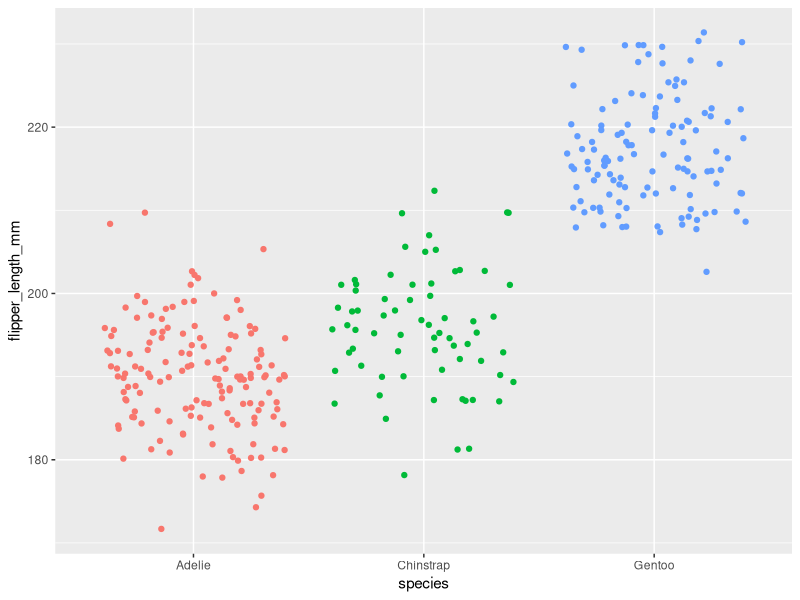
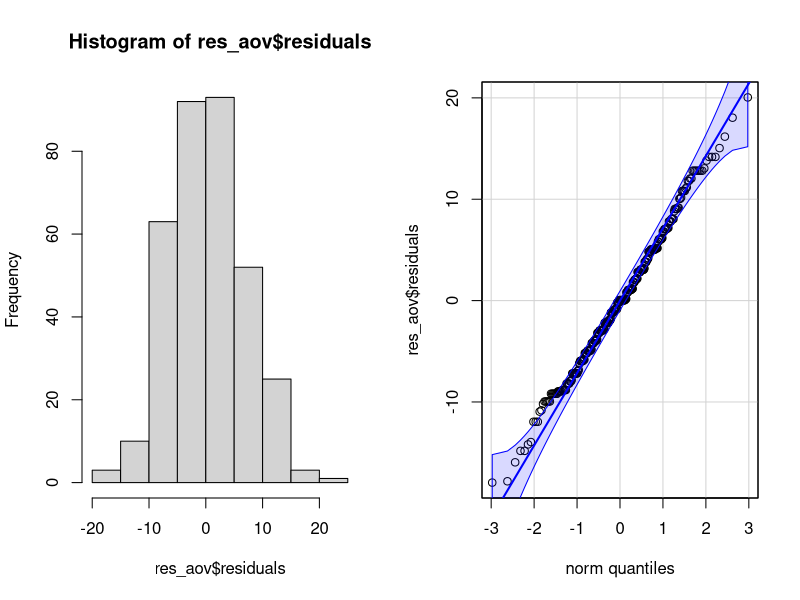
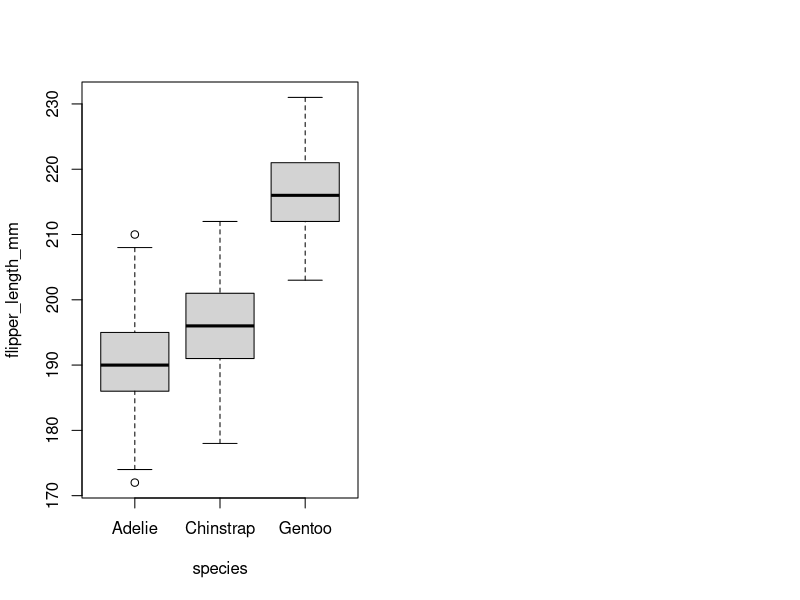
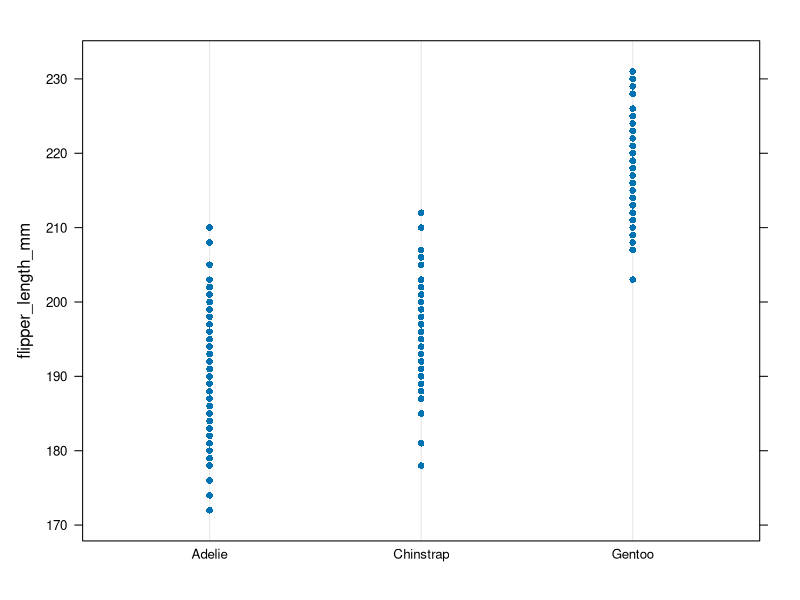
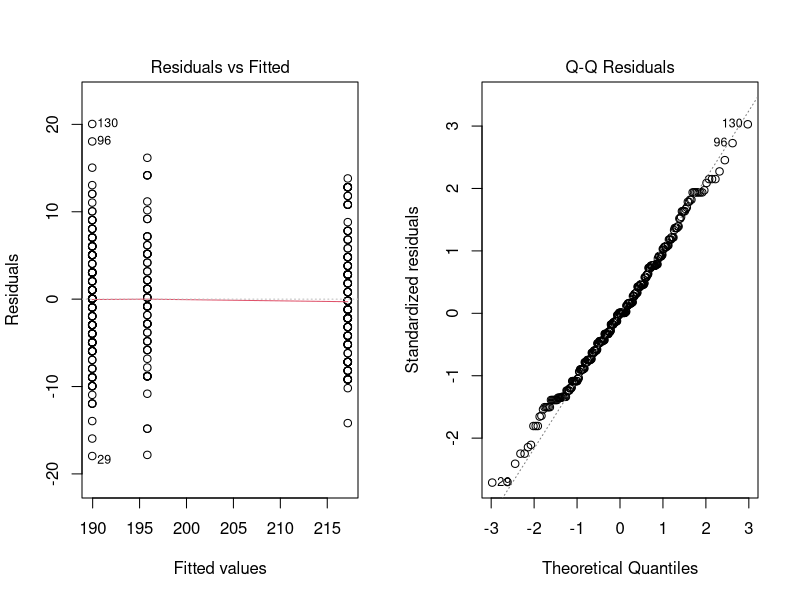
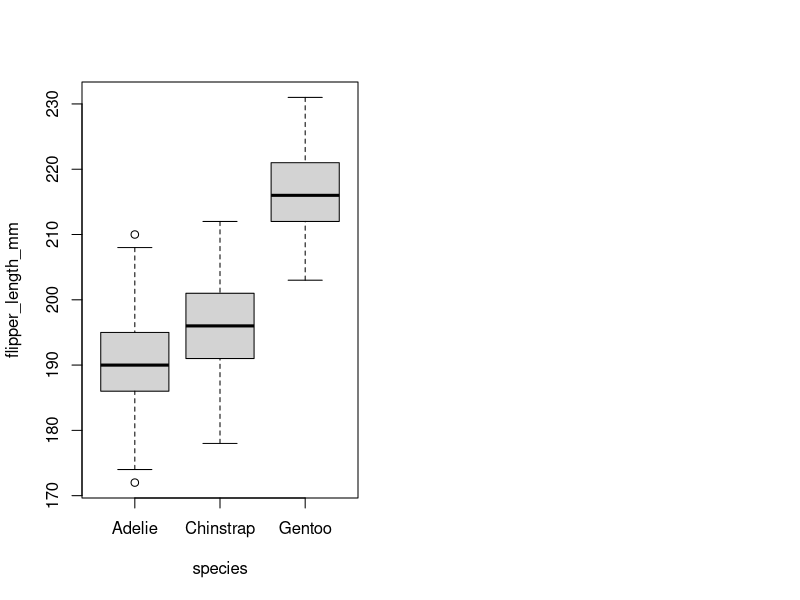
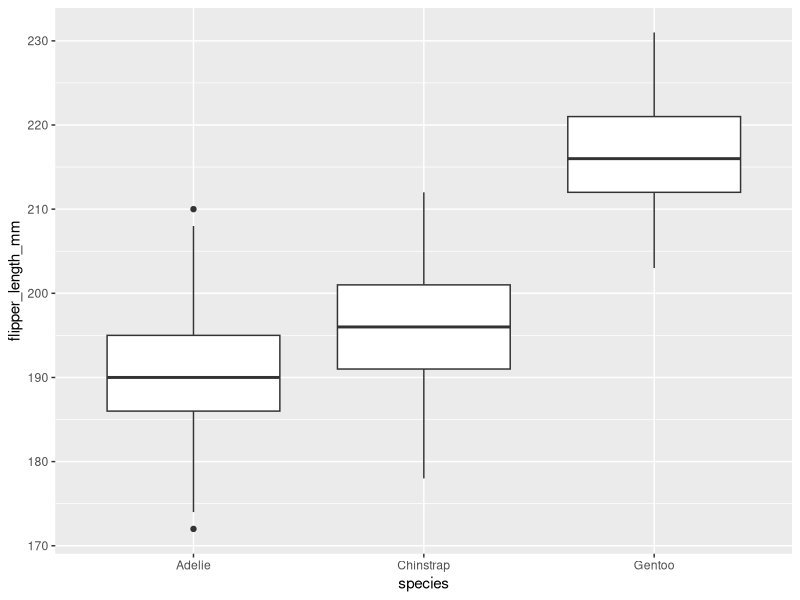
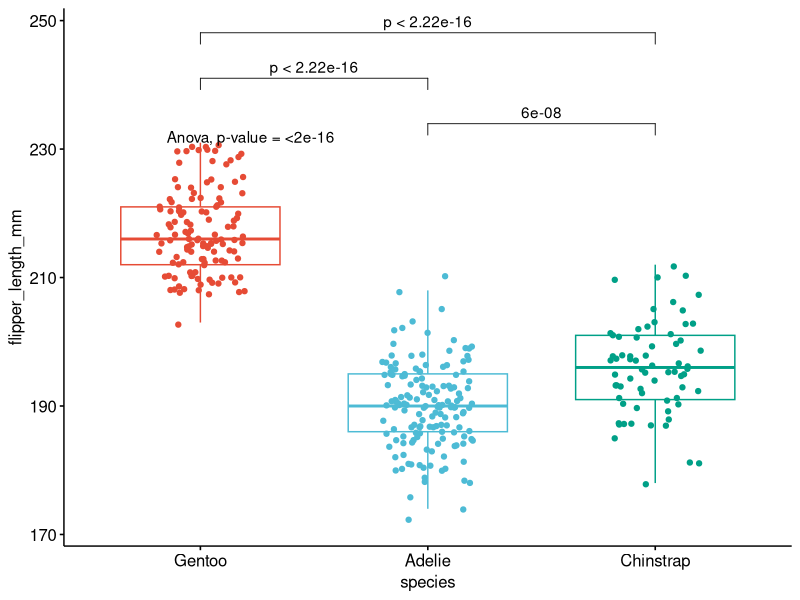

Generate these figures, in order, with R:
## ---- chunk 1
knitr::opts_chunk$set(
  fig.align = "center",
  out.width = "100%",
  tidy = "styler",
  warning = FALSE,
  message = FALSE
)
## ---- chunk 2
# install.packages("palmerpenguins")
library(palmerpenguins)
## ---- chunk 3
library(tidyverse)

dat <- penguins %>%
  select(species, flipper_length_mm)
## ---- chunk 4
summary(dat)
## ---- chunk 5
library(ggplot2)

ggplot(dat) +
  aes(x = species, y = flipper_length_mm, color = species) +
  geom_jitter() +
  theme(legend.position = "none")
## ---- chunk 6
res_aov <- aov(flipper_length_mm ~ species,
  data = dat)
## ---- chunk 7
par(mfrow = c(1, 2)) # combine plots

# histogram
hist(res_aov$residuals)

# QQ-plot
library(car)
qqPlot(res_aov$residuals,
  id = FALSE # id = FALSE to remove point identification
)
## ---- chunk 8
shapiro.test(res_aov$residuals)
## ---- chunk 9
# Boxplot
boxplot(flipper_length_mm ~ species,
  data = dat
)

# Dotplot
library("lattice")

dotplot(flipper_length_mm ~ species,
  data = dat
)
## ---- chunk 10
# Levene's test
library(car)

leveneTest(flipper_length_mm ~ species,
  data = dat
)
## ---- chunk 11
par(mfrow = c(1, 2)) # combine plots

# 1. Homogeneity of variances
plot(res_aov, which = 1)

# 2. Normality
plot(res_aov, which = 2)
## ---- chunk 12
boxplot(flipper_length_mm ~ species,
  data = dat
)
## ---- chunk 13
library(ggplot2)

ggplot(dat) +
  aes(x = species, y = flipper_length_mm) +
  geom_boxplot()
## ---- chunk 14
aggregate(flipper_length_mm ~ species,
  data = dat,
  function(x) round(c(mean = mean(x), sd = sd(x)), 2)
)
## ---- chunk 15
library(dplyr)

group_by(dat, species) %>%
  summarise(
    mean = mean(flipper_length_mm, na.rm = TRUE),
    sd = sd(flipper_length_mm, na.rm = TRUE)
  )
## ---- chunk 16
# 1st method:
oneway.test(flipper_length_mm ~ species,
  data = dat,
  var.equal = TRUE # assuming equal variances
)
## ---- chunk 17
# 2nd method:
res_aov <- aov(flipper_length_mm ~ species,
  data = dat)

summary(res_aov)
## ---- chunk 18
oneway.test(flipper_length_mm ~ species,
  data = dat,
  var.equal = FALSE # assuming unequal variances
)
## ---- chunk 19
library(multcomp)

# Tukey HSD test:
post_test <- glht(res_aov,
linfct = mcp(species = "Tukey")
)

summary(post_test)
## ---- chunk 20
TukeyHSD(res_aov)
## ---- chunk 21
library(multcomp)

# Dunnett's test:
post_test <- glht(res_aov,
linfct = mcp(species = "Dunnett")
)

summary(post_test)
## ---- chunk 22
# Change reference category:
dat$species <- relevel(dat$species, ref = "Gentoo")

# Check that Gentoo is the reference category:
levels(dat$species)
## ---- chunk 23
res_aov2 <- aov(flipper_length_mm ~ species,
  data = dat)
## ---- chunk 24
# Dunnett's test:
post_test <- glht(res_aov2,
linfct = mcp(species = "Dunnett")
)

summary(post_test)
## ---- chunk 25
# Edit from here
x <- which(names(dat) == "species") # name of grouping variable
y <- which(names(dat) == "flipper_length_mm" # names of variables to test
)
method1 <- "anova" # one of "anova" or "kruskal.test"
method2 <- "t.test" # one of "wilcox.test" or "t.test"
my_comparisons <- list(c("Chinstrap", "Adelie"), c("Gentoo", "Adelie"), c("Gentoo", "Chinstrap")) # comparisons for post-hoc tests
# Edit until here


# Edit at your own risk
library(ggpubr)
for (i in y) {
  for (j in x) {
    p <- ggboxplot(dat,
      x = colnames(dat[j]), y = colnames(dat[i]),
      color = colnames(dat[j]),
      legend = "none",
      palette = "npg",
      add = "jitter"
    )
    print(
      p + stat_compare_means(aes(label = paste0(..method.., ", p-value = ", ..p.format..)),
        method = method1, label.y = max(dat[, i], na.rm = TRUE)
      )
      + stat_compare_means(comparisons = my_comparisons, method = method2, label = "p.format") # remove if p-value of ANOVA or Kruskal-Wallis test >= alpha
    )
  }
}
